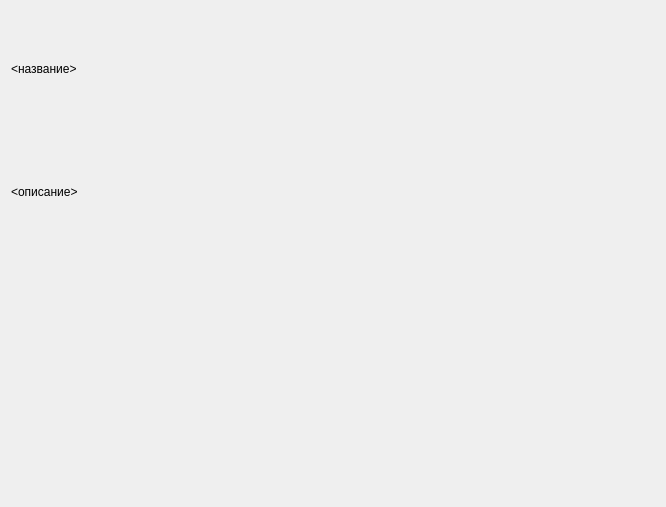
<?xml version="1.0" encoding="UTF-8"?>
<ui version="4.0">
 <class>SetInfo</class>
 <widget class="QWidget" name="SetInfo">
  <property name="geometry">
   <rect>
    <x>0</x>
    <y>0</y>
    <width>666</width>
    <height>507</height>
   </rect>
  </property>
  <property name="windowTitle">
   <string>Form</string>
  </property>
  <layout class="QGridLayout" name="gridLayout_3">
   <item row="0" column="0">
    <layout class="QGridLayout" name="gridLayout_2">
     <item row="0" column="0">
      <layout class="QGridLayout" name="gridLayout">
       <item row="0" column="0">
        <widget class="QLabel" name="nameLbl">
         <property name="text">
          <string>&lt;название&gt;</string>
         </property>
        </widget>
       </item>
       <item row="1" column="0">
        <widget class="QLabel" name="descriptionLbl">
         <property name="text">
          <string>&lt;описание&gt;</string>
         </property>
        </widget>
       </item>
      </layout>
     </item>
     <item row="0" column="1">
      <spacer name="horizontalSpacer">
       <property name="orientation">
        <enum>Qt::Horizontal</enum>
       </property>
       <property name="sizeHint" stdset="0">
        <size>
         <width>508</width>
         <height>20</height>
        </size>
       </property>
      </spacer>
     </item>
    </layout>
   </item>
   <item row="1" column="0">
    <widget class="QWidget" name="tableLabelWgt" native="true"/>
   </item>
  </layout>
 </widget>
 <resources/>
 <connections/>
</ui>
